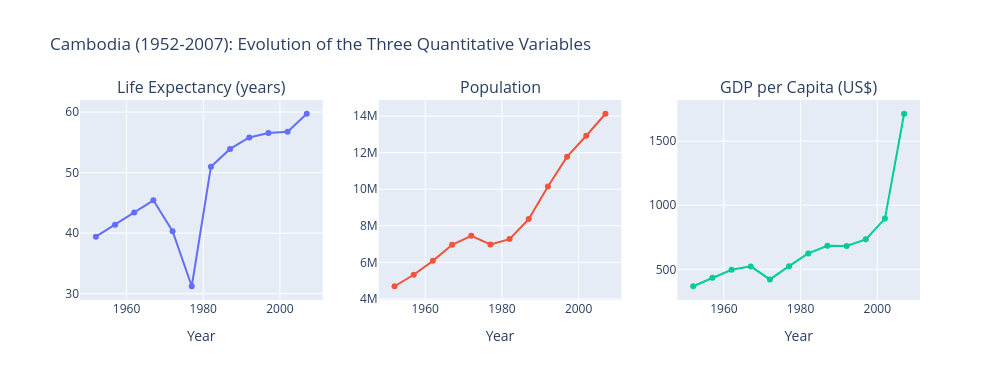

The code cell stored with this chart in its notebook:
### Code cell
from plotly.subplots import make_subplots
import plotly.graph_objects as go

cam = data.query("country == 'Cambodia'")

fig = make_subplots(
    rows=1, cols=3,
    subplot_titles=("Life Expectancy (years)", "Population", "GDP per Capita (US$)")
)
for i, col in enumerate(['lifeExp', 'pop', 'gdpPercap'], start=1):
    fig.add_trace(
        go.Scatter(x=cam['year'], y=cam[col], mode='lines+markers', name=col),
        row=1, col=i
    )
fig.update_xaxes(title_text="Year")
fig.update_layout(
    title="Cambodia (1952-2007): Evolution of the Three Quantitative Variables",
    height=380, width=1000, showlegend=False
)
fig.show()

### Figure 1 — Plotly figure (JSON) as saved in the notebook; plotly's stock layout.template omitted (floating-point values rounded to 4 significant figures)
{"data": [{"mode": "lines+markers", "name": "lifeExp", "type": "scatter", "x": [1952, 1957, 1962, 1967, 1972, 1977, 1982, 1987, 1992, 1997, 2002, 2007], "xaxis": "x", "y": [39.42, 41.37, 43.41, 45.41, 40.32, 31.22, 50.96, 53.91, 55.8, 56.53, 56.75, 59.72], "yaxis": "y"}, {"mode": "lines+markers", "name": "pop", "type": "scatter", "x": [1952, 1957, 1962, 1967, 1972, 1977, 1982, 1987, 1992, 1997, 2002, 2007], "xaxis": "x2", "y": [4693836, 5322536, 6083619, 6960067, 7450606, 6978607, 7272485, 8371791, 10150094, 11782962, 12926707, 14131858], "yaxis": "y2"}, {"mode": "lines+markers", "name": "gdpPercap", "type": "scatter", "x": [1952, 1957, 1962, 1967, 1972, 1977, 1982, 1987, 1992, 1997, 2002, 2007], "xaxis": "x3", "y": [368.5, 434.0, 496.9, 523.4, 421.6, 525.0, 624.5, 683.9, 682.3, 734.3, 896.2, 1714.0], "yaxis": "y3"}], "layout": {"annotations": [{"font": {"size": 16}, "showarrow": false, "text": "Life Expectancy (years)", "x": 0.1444, "xanchor": "center", "xref": "paper", "y": 1, "yanchor": "bottom", "yref": "paper"}, {"font": {"size": 16}, "showarrow": false, "text": "Population", "x": 0.5, "xanchor": "center", "xref": "paper", "y": 1, "yanchor": "bottom", "yref": "paper"}, {"font": {"size": 16}, "showarrow": false, "text": "GDP per Capita (US$)", "x": 0.8556, "xanchor": "center", "xref": "paper", "y": 1, "yanchor": "bottom", "yref": "paper"}], "height": 380, "showlegend": false, "title": {"text": "Cambodia (1952-2007): Evolution of the Three Quantitative Variables"}, "width": 1000, "xaxis": {"anchor": "y", "domain": [0, 0.2889], "title": {"text": "Year"}}, "xaxis2": {"anchor": "y2", "domain": [0.3556, 0.6444], "title": {"text": "Year"}}, "xaxis3": {"anchor": "y3", "domain": [0.7111, 1], "title": {"text": "Year"}}, "yaxis": {"anchor": "x", "domain": [0, 1]}, "yaxis2": {"anchor": "x2", "domain": [0, 1]}, "yaxis3": {"anchor": "x3", "domain": [0, 1]}}}
